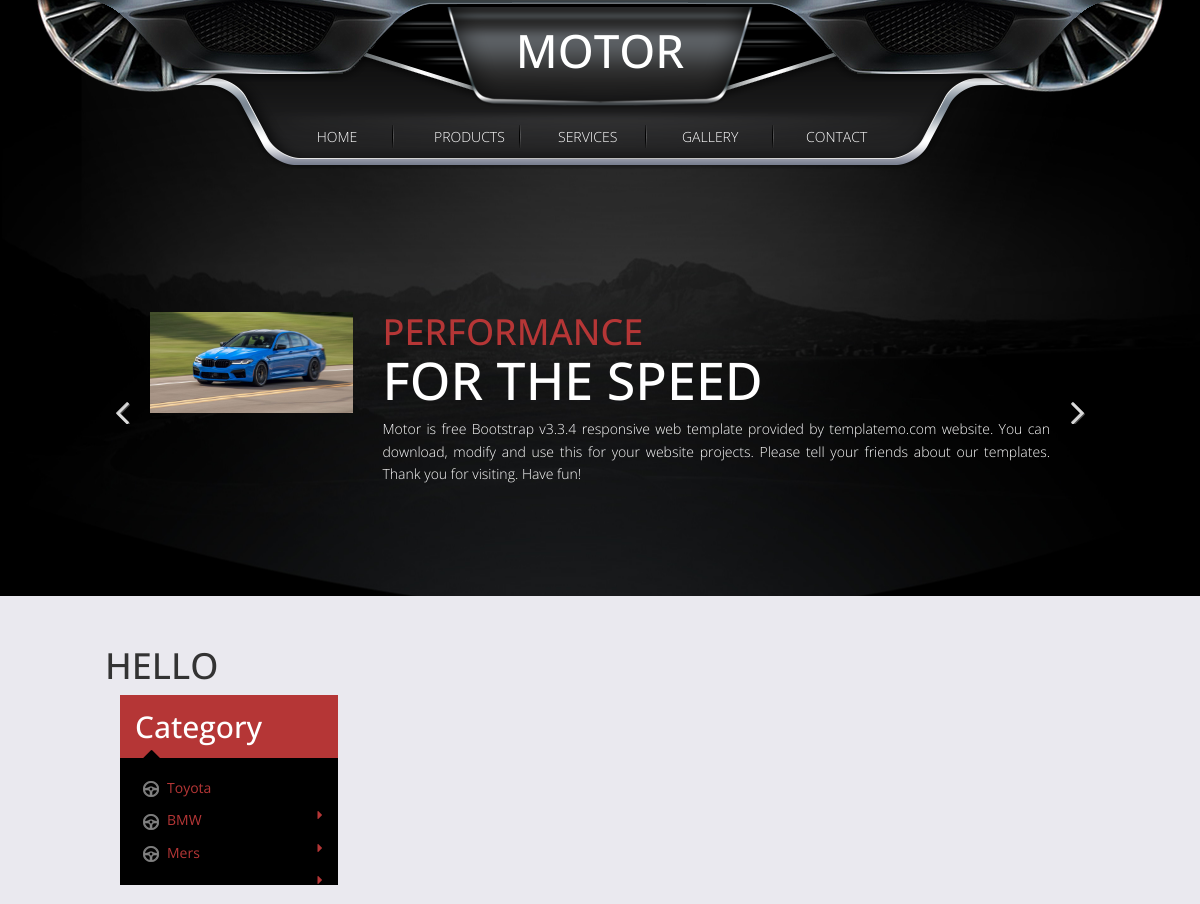
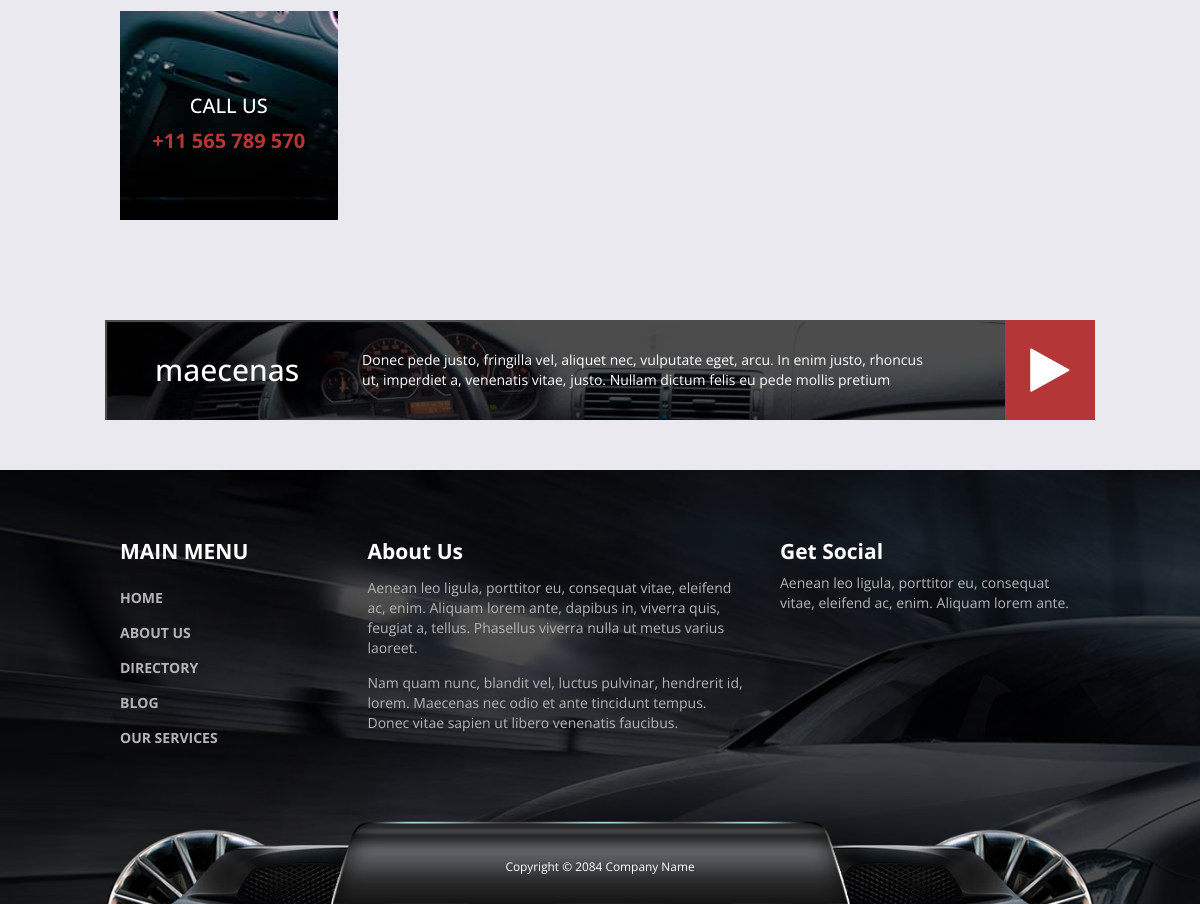
Screenshot of /products/ with the database file from the repository (2 pictures, top to bottom).
### main/models.py (models this page shows, shortened)
class HomeSlider(models.Model):
    name1 = models.CharField('Slider name1', max_length=30)
    name2 = models.CharField('Slider name2', max_length=30)
    about = models.TextField('Slider about')
    img = models.ImageField('Slider image', upload_to='media')
    class Meta:
        verbose_name = 'HomeSlider'
        verbose_name_plural = 'HomeSliders'

class Category(models.Model):
    image = models.ImageField('Category image', upload_to = 'media')
    title = models.CharField('Category name', max_length=30)
    class Meta:
        verbose_name = 'Category'
        verbose_name_plural = 'Categorys'

class Callus(models.Model):
    image = models.ImageField('Product image', upload_to = 'media')
    title = models.CharField('Product name', max_length=30)
    tell = models.CharField('Tell number', max_length=30)
    class Meta:
        verbose_name = 'Callus'
        verbose_name_plural = 'Callus'

class Banner(models.Model):
    banner_title = models.CharField('Banner title', max_length=30)
    description = models.TextField('Banner description')
    Banner_url = models.URLField('Banner video url', max_length = 200)
    class Meta:
        verbose_name = 'Banner'
        verbose_name_plural = 'Banners'

### main/views.py (the view)
# urls.py: path('products/', views.ProductsListView.as_view(), name='products'),
class ProductsListView(ListView):
    template_name = 'products.html'
    def get(self, request):
        banner = Banner.objects.all()
        callus = Callus.objects.all()
        slider = HomeSlider.objects.all()
        category = Category.objects.all()
        return render(request, self.template_name, {'slider':slider, "banner":banner, "category":category, "callus":callus })

### main/templates/products.html (shortened to what this page needs)
{% extends 'base.html' %}
{% block content %}
    <section class="container margin-bottom-50">
      <div class="tm-overflow-hidden row">
        <h1>HELLO</h1>
        <aside class="tm-gallery-aside col-lg-3 col-md-3 col-sm-4 col-xs-12">
          <nav class="tm-gallery-nav">
            <h2 class="tm-gallery-nav-title">Category <i class="fa fa-caret-up"></i></h2>
            <ul>
              {% for i in category %}
              <li class="active">
                  <a href="{% url 'car_categ' i.id %}"><img src="{{i.image.url}}" class="tm-gallery-list-img" alt="Image">{{i.title}}</a>
                  <i class="fa fa-caret-right tm-gallery-list-fa"></i>
              </li>
              {% endfor %}
            </ul>
          </nav>
          {% for i in callus %}
          <div class="tm-call-us">
            <h3 class="text-uppercase tm-call-us-title">{{i.title}}</h3>
            <a href="tel:" class="tm-call-us-link">{{i.tell}}</a>
          </div>
          {% endfor %}
        </aside>
      </div>
    </section>
{% endblock %}

### main/templates/base.html (shortened to what this page needs)
{% load static %}
<!DOCTYPE html>
<html lang="en">
<head>
  <link href="{% static 'css/bootstrap.min.css' %}" rel="stylesheet">
  <link href="{% static 'css/font-awesome.min.css' %}" rel="stylesheet">
  <link href="{% static 'css/templatemo-style.css' %}" rel="stylesheet">
      </head>
      <body class="about-page">
        <section class="templatemo-top-section">
          <div class="templatemo-header">
            <img class="templatemo-header-img" src="{% static 'img/header.png' %}" alt="Header">
            <h1 class="templatemo-site-name">Motor</h1>
            <div class="templatemo-nav-container">
              <nav class="templatemo-nav">
                <ul>
                 <li><a href="{% url 'home' %}">Home</a></li>
                 <li><a href="{% url 'products' %}">Products</a></li>
                 <li><a href="{% url 'services' %}">Services</a></li>
                 <li><a href="{% url 'gallery' %}">Gallery</a></li>
                 <li><a href="{% url 'contact' %}">Contact</a></li>
               </ul>
             </nav>
           </div>
         </div>
            {% include '_homeslider.html' %}
      </section>
{% block content %}{% endblock %}
 <section class="container margin-bottom-50">
 {% for i in banner %}
 <form method = 'POST'>
      <div class="row">
        <div class="tm-banner">
            <h2 class="tm-banner-title">{{ i.banner_title }}</h2>
            <p class="tm-banner-description">{{ i.description}}</p>
            <a href="{{ i.Banner_url}}" target="_blank" class="tm-banner-link"><i class="fa fa-play"></i></a>
        </div>
  </form>
  {% endfor %}
  </section>
    <footer class="tm-footer">
        <div class="container">
          <div class="row margin-bottom-60">
            <nav class="col-lg-3 col-md-3 tm-footer-nav tm-footer-div">
              <h3 class="tm-footer-div-title">Main Menu</h3>
              <ul>
                <li><a href="{% url 'home' %}">Home</a></li>
                <li><a href="{% url 'about' %}">About Us</a></li>
                <li><a href="{% url 'gallery' %}">Directory</a></li>
                <li><a href="#">Blog</a></li>
                <li><a href="{% url 'services' %}">Our Services</a></li>
              </ul>
            </nav>
            <div class="col-lg-5 col-md-5 tm-footer-div">
              <h3 class="tm-footer-div-title">About Us</h3>
              <p class="margin-top-15">Aenean leo ligula, porttitor eu, consequat vitae, eleifend ac, enim. Aliquam lorem ante, dapibus in, viverra quis, feugiat a, tellus. Phasellus viverra nulla ut metus varius laoreet.</p>
              <p class="margin-top-15">Nam quam nunc, blandit vel, luctus pulvinar, hendrerit id, lorem. Maecenas nec odio et ante tincidunt tempus. Donec vitae sapien ut libero venenatis faucibus.</p>
            </div>
            <div class="col-lg-4 col-md-4 tm-footer-div">
              <h3 class="tm-footer-div-title">Get Social</h3>
              <p>Aenean leo ligula, porttitor eu, consequat vitae, eleifend ac, enim. Aliquam lorem ante.</p>
            </div>
          </div>
          <div class="row tm-copyright">
            <p class="col-lg-12 small copyright-text text-center">Copyright &copy; 2084 Company Name</p>
          </div>
        </div>
      </footer>
    </body>
    </html>

### main/templates/_homeslider.html
<div class="templatemo-welcome welcome-slider">
    <div class="container">
      <div class="row">
        <div class="flexslider">
          <ul class="slides">
            {% for i in slider %}
            <li>
              <div class="about-slider">
                <div class="col-lg-3 col-md-3 col-sm-4 col-xs-12">
                  <img src="{{ i.img.url }}" class="img-responsive" alt="Image">
                </div>
                <div class="col-lg-9 col-md-9 col-sm-8 col-xs-12 about-slider-description">
                  <h2 class="text-uppercase welcome-title">
                        <span class="welcome-title-1">{{ i.name1 }}</span>
                        <span class="welcome-title-2">{{ i.name2 }}</span>
                  </h2>
                  <p class="welcome-message">{{ i.about }}</p>
                </div>
              </div>
              {% endfor %}
            </li>
          </ul>
        </div>
      </div>
    </div>
  </div>

### rows the page displays
HomeSlider: img (picture), name1 "PERFORMANCE", name2 "FOR THE SPEED", about "Motor is free Bootstrap v3.3.4 responsive web template provided by templatemo.com website. You can download, modify and use this for your website projects. Please tell your friends about our templates. Thank you for visiting. Have fun!"
Category: image (picture), title "Toyota"
Category: image (picture), title "BMW"
Category: image (picture), title "Mers"
Callus: title "CALL US", tell "+11 565 789 570"
Banner: banner_title "maecenas", description "Donec pede justo, fringilla vel, aliquet nec, vulputate eget, arcu. In enim justo, rhoncus ut, imperdiet a, venenatis vitae, justo. Nullam dictum felis eu pede mollis pretium"
